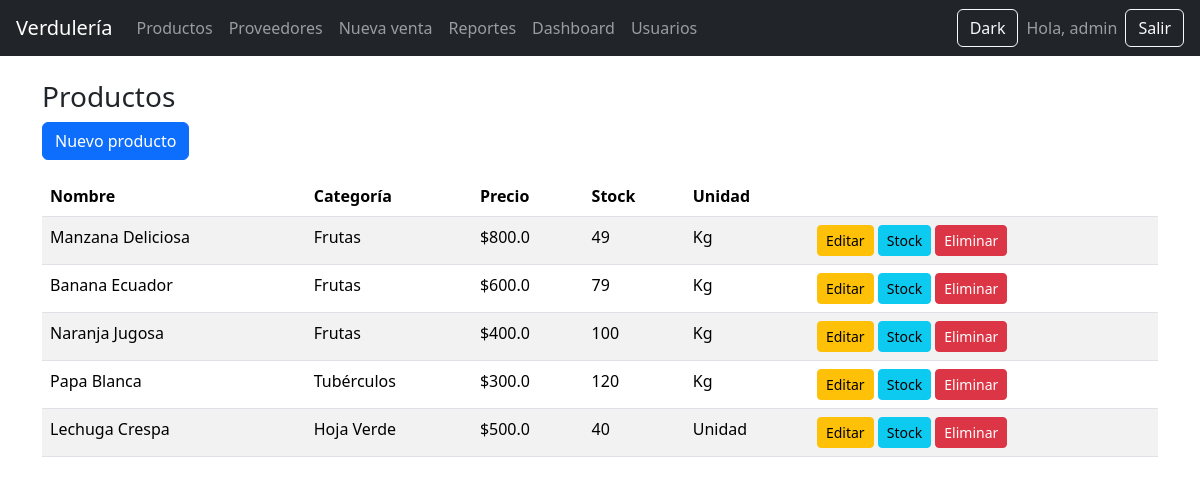
The page /productos/ (signed in) on the database as committed earlier.
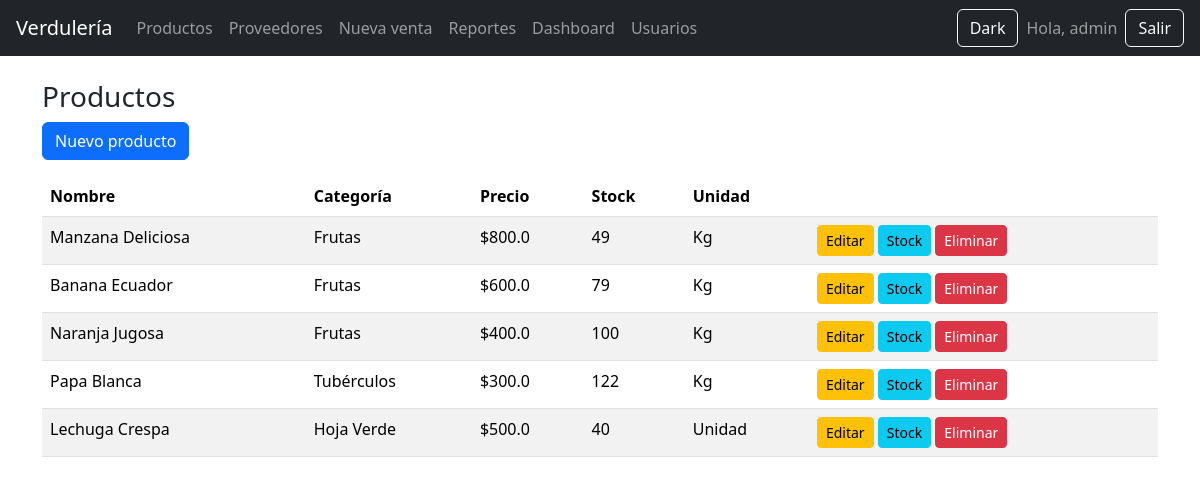
The same page on the database as committed later.
### tables this page shows
CREATE TABLE productos (
        id INTEGER PRIMARY KEY AUTOINCREMENT,
        nombre TEXT NOT NULL,
        precio REAL NOT NULL,
        stock INTEGER NOT NULL DEFAULT 0,
        categoria_id INTEGER,
        unidad_id INTEGER,
        FOREIGN KEY (categoria_id) REFERENCES categorias(id),
        FOREIGN KEY (unidad_id) REFERENCES unidades(id)
    );

CREATE TABLE categorias (
        id INTEGER PRIMARY KEY AUTOINCREMENT,
        nombre TEXT NOT NULL UNIQUE
    );

CREATE TABLE unidades (
        id INTEGER PRIMARY KEY AUTOINCREMENT,
        nombre TEXT NOT NULL UNIQUE
    );

### app/routes/productos.py (the view)
@productos_bp.route("/")
@login_required
def lista():
    db = get_db()
    productos = db.execute("""
        SELECT
            p.id,
            p.nombre,
            p.precio,
            p.stock,
            c.nombre AS categoria,
            u.nombre AS unidad
        FROM productos p
        LEFT JOIN categorias c ON p.categoria_id = c.id
        LEFT JOIN unidades u ON p.unidad_id = u.id
    """).fetchall()
    return render_template("productos/lista.html", productos=productos)

### app/__init__.py (called while the page is built)
def create_app():
    app = Flask(__name__)
    app.secret_key = "clave-super-secreta"
    app.register_blueprint(auth_bp)
    app.register_blueprint(productos_bp)
    app.register_blueprint(ventas_bp)
    app.register_blueprint(reportes_bp)
    app.register_blueprint(admin_bp)
    app.register_blueprint(usuarios_bp)
    app.register_blueprint(proveedores_bp)
    @app.route("/")
    def index():
        return render_template("index.html")
    @app.teardown_appcontext
    def teardown_db(exception):
        close_db()
    return app

### db.py (called while the page is built)
def get_db():
    if "db" not in g:
        g.db = sqlite3.connect(DB_NAME)
        g.db.row_factory = sqlite3.Row
    return g.db

### app/templates/productos/lista.html
{% extends "base.html" %}
{% block contenido %}
<h3>Productos</h3>
<a href="/productos/nuevo" class="btn btn-primary mb-3">Nuevo producto</a>
<table class="table table-striped">
<thead>
<tr>
    <th>Nombre</th>
    <th>Categoría</th>
    <th>Precio</th>
    <th>Stock</th>
    <th>Unidad</th>
    <th></th>
</tr>
</thead>
<tbody>
{% for p in productos %}
<tr>
    <td>{{p[1]}}</td>
    <td>{{p[4]}}</td>
    <td>${{p[2]}}</td>
    <td>{{p[3]}}</td>
    <td>{{p[5]}}</td>
    <td>
        <a class="btn btn-sm btn-warning" href="/productos/editar/{{p.id}}">Editar</a>
        <a class="btn btn-sm btn-info" href="/productos/stock/{{p.id}}">Stock</a>
        <a class="btn btn-sm btn-danger" href="/productos/delete/{{p.id}}">Eliminar</a>
    </td>
</tr>
{% endfor %}
</tbody>
</table>
{% endblock %}

### app/templates/base.html (shortened to what this page needs)
<!DOCTYPE html>
<html>
<head>
    <link rel="stylesheet" href="https://cdn.jsdelivr.net/npm/bootstrap@5.3.2/dist/css/bootstrap.min.css">
    <link rel="stylesheet" href="/static/css/custom.css">
</head>
<body>
<nav class="navbar navbar-expand-lg navbar-dark bg-dark px-3">
    <a class="navbar-brand" href="/">Verdulería</a>
    <div class="collapse navbar-collapse">
        <ul class="navbar-nav me-auto">
            <li class="nav-item"><a class="nav-link" href="/productos/">Productos</a></li>
            <li class="nav-item"><a class="nav-link" href="/proveedores/">Proveedores</a></li>
            <li class="nav-item"><a class="nav-link" href="/ventas/nueva">Nueva venta</a></li>
            <li class="nav-item"><a class="nav-link" href="/reportes/">Reportes</a></li>
            <li class="nav-item"><a class="nav-link" href="/reportes/dashboard">Dashboard</a></li>
            {% if session.get('role') == 'admin' %}
            <a class="nav-link" href="{{ url_for('usuarios.index') }}">Usuarios</a>
            {% endif %}
        </ul>
        <button id="darkModeToggle" class="btn btn-outline-light me-2">Dark</button>
        {% if session.get('username') %}
            <span class="navbar-text me-2">Hola, {{session.username}}</span>
            <a href="/auth/logout" class="btn btn-outline-light">Salir</a>
        {% else %}
            <a href="/auth/login" class="btn btn-outline-light">Ingresar</a>
        {% endif %}
    </div>
</nav>
<div class="container mt-4">
    {% block contenido %}{% endblock %}
</div>
</body>
</html>

Rows that differ between the two databases and show on the page:
changed productos "Papa Blanca": stock "120" → "122"
